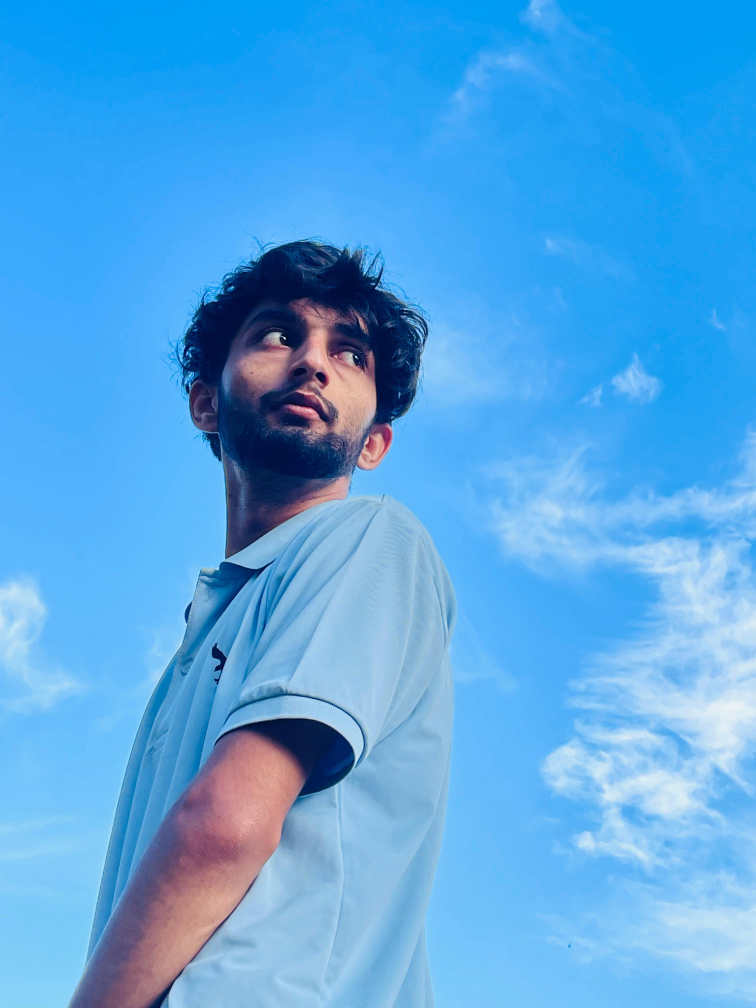
#> input picture edge_detection/sanjay.jpg, 3024 x 4032 px (shown at 1/4 size)
$ python canny_edge_detection.py
#> lines starting #> are read from the running program, lines starting #| are printed output that depends on the picture
import cv2

image = cv2.imread("sanjay.jpg",cv2.IMREAD_GRAYSCALE)
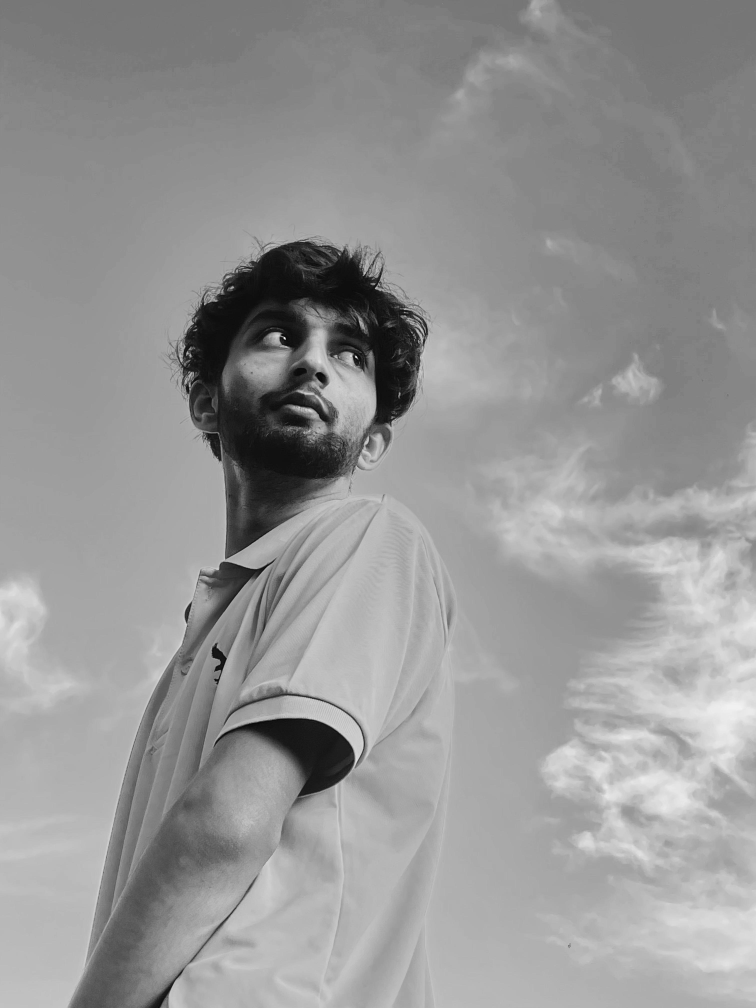
#> image: shape (4032, 3024) (shown at 1/4 size); min 0, max 255, mean 149.9

if image is None:
    print("opps! image not found")

else:
    resized_image =  cv2.resize(image,(500,800))
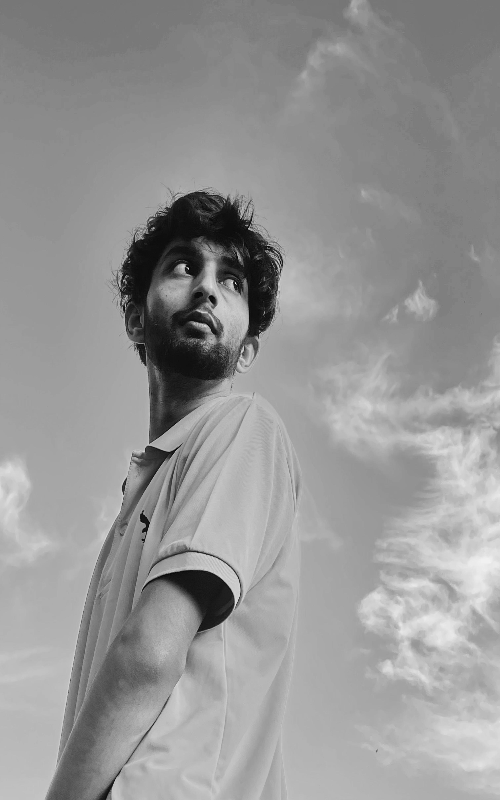
#> resized_image: shape (800, 500); min 4, max 242, mean 149.8
    canny_image =  cv2.Canny(resized_image,50,150)
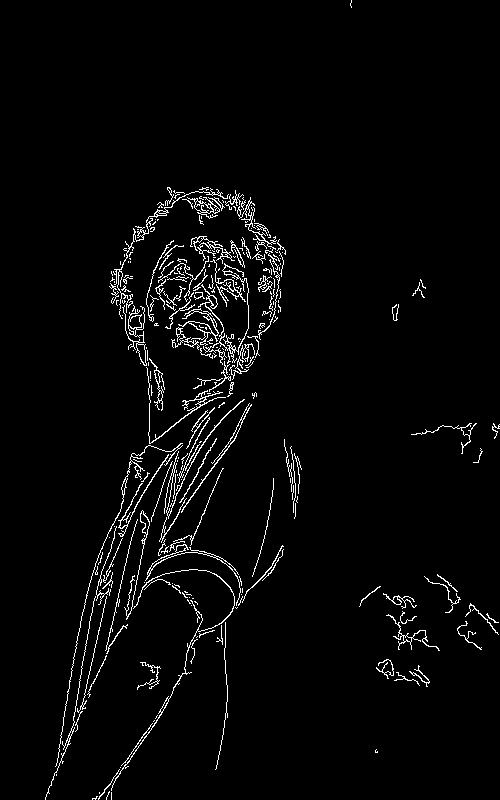
#> canny_image: shape (800, 500); 3% white in thin lines or dots
    cv2.imshow("contrasted image",canny_image)
    cv2.imshow("original image",resized_image)
    cv2.waitKey(0)
    cv2.destroyAllWindows()
